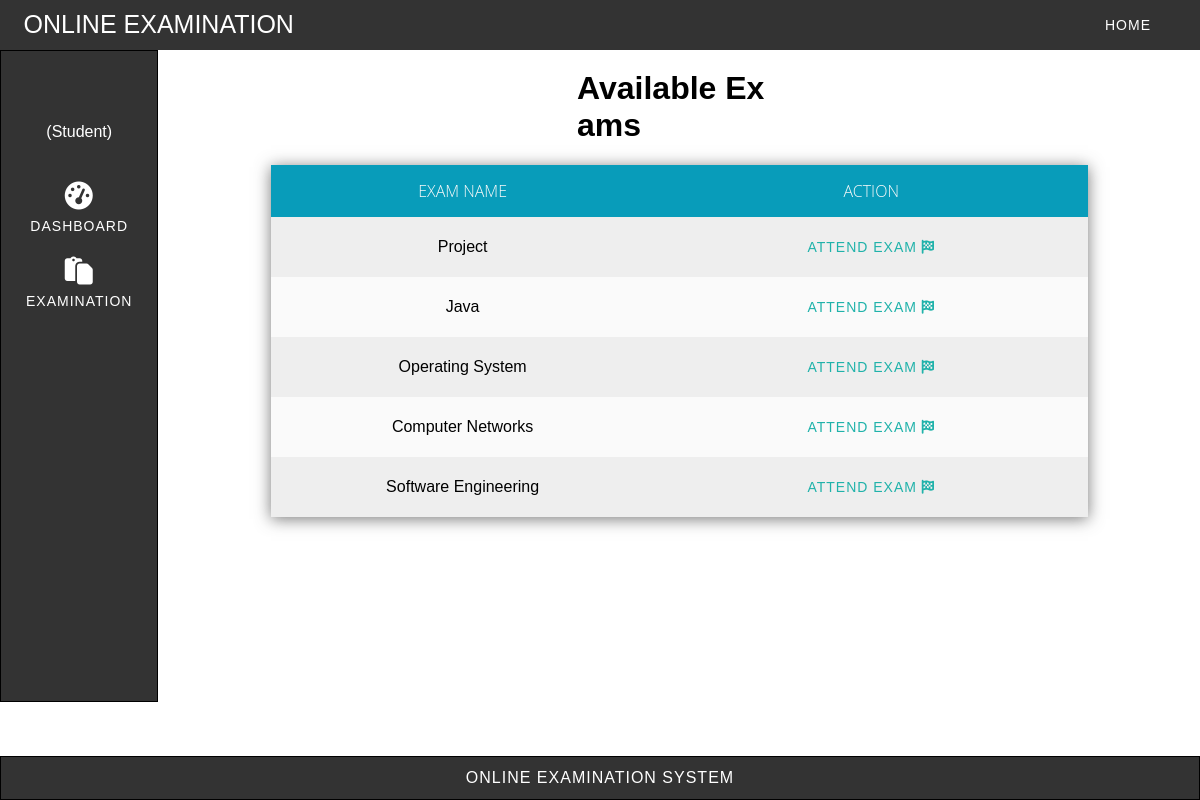
The app's page /exam/student_available_exams/ with its own data.
### exam/models.py (models this page shows, shortened)
class Course(models.Model):
    coursename = models.CharField(max_length=20)
    time = models.IntegerField(default=1)
    negative_marking = models.FloatField()
    date = models.DateField()
    scheduled_exam_time=models.TimeField()

### exam/views.py (the view)
# urls.py: path('student_available_exams/',student_available_exams),
def student_available_exams(request):
    course_list = list(Course.objects.all())
    res = render(request, 'exam/student_available_exams.html',
                 {'courses': course_list})
    return res

### templates/exam/student_available_exams.html (shortened to what this page needs)
<!DOCTYPE html>
<html lang="en">
<head>
    <link rel="stylesheet" href="/static/css/student_available_exams.css">
</head>
<body>
    <div id="main">
        <div id="navbar">
            <nav>
                <div class="logo">Online Examination</div>
                <ul class="menu-area">
                    <li><a href="http://localhost:8000/">Home</a></li>
                </ul>
            </nav>
        </div>
        <div id="center">
            <div id="left">
                <aside>
                    <br>
                    <div id="user-information">
                        <div>(Student)</div>
                    </div>
                    <br>
                    <ul id="left-menu">
                        <li><a href="http://localhost:8000/exam/student_after_login/"><i
                                    class="fa-solid fa-gauge-high fa-2x"></i> <br> Dashboard</a></li>
                        <br>
                        <li><a href="http://localhost:8000/exam/student_available_exams/"><i
                                    class="fa-solid fa-paste fa-2x"></i> <br> Examination</a></li>
                        <br>
                    </ul>
                </aside>
            </div>
            <div id="right">
                <div id="content">
                    <h1>Available Exams</h1>
                    <table>
                        <tr>
                            <th>Exam Name</th>
                            <th>Action</th>
                        </tr>
                        {% for course in courses%}
                        <tr>
                            <td> {{course.coursename}} </td>
                            <td>
                                <a href="http://localhost:8000/exam/student_exam_instructions?course={{course.coursename}}">Attend Exam <i class="fa-solid fa-flag-checkered"></i></a>
                            </td>
                        </tr>
                        {%endfor%}
                    </table>
                </div>
            </div>
        </div>
        <div id="footer">
            <div id="footer-text">
                Online Examination System
            </div>
        </div>
    </div>
</body>
</html>

### static/css/student_available_exams.css (style rules this page uses)
* { margin: 0; padding: 0; outline: 0; box-sizing: border-box; }
body { font-family: sans-serif; }
#main { position: relative; display: flex; flex-direction: column; height: 100%; }
#navbar { position: sticky; top: 0%; width: 100%; z-index: 10; }
nav { margin: 0 auto; padding: 10px 0; background: #333; text-align: right; padding-right: 2%; }
.logo { width: 35%; float: left; text-transform: uppercase; color: #fff; font-size: 25px; text-align: left; padding-left: 2%; }
.menu-area li { display: inline-block; }
li a { text-decoration: none; }
li { list-style-type: none; }
a { color: #fff; font-weight: 300; letter-spacing: 1px; text-transform: uppercase; display: block; padding: 0 25px; font-size: 14px; line-height: 30px; z-index: 1; }
#center { display: flex; flex-direction: row; height: 652px; margin-bottom: 3.3%; }
#left { width: min-content; }
#left li a { line-height: 25px; }
aside { border: 1px solid black; height: 100%; color: white; margin: 0 auto; padding: 30px 0; background: #333; z-index: -1; text-align: center; }
#user-information { line-height: 25px; margin: 20px; }
#right { padding: 10px; display: flex; flex-direction: row; width: 100%; }
#content { word-break: break-all; width: 100%; position: relative; }
#content a { color: lightseagreen; text-decoration: none; }
h1 { margin: 1% 40%; }
table { width: 80%; border-collapse: collapse; border-spacing: 0; box-shadow: 0 2px 15px rgba(64, 64, 64, .7); overflow: hidden; margin-left: 10%; margin-right: 10%; margin-top: 2%; }
td, th { padding: 15px 20px; text-align: center; }
th { background-color: rgb(8, 156, 186); color: #fafafa; font-family: 'Open Sans', Sans-serif; font-weight: 200; text-transform: uppercase; }
tr { width: 100%; background-color: #fafafa; font-family: 'Montserrat', sans-serif; }
tr:nth-child(even) { background-color: #eeeeee; }
#footer { position: fixed; bottom: 0px; width: 100%; z-index: 10; }
#footer-text { border: 1px solid black; color: white; margin: 0 auto; padding: 1% 0; background: #333; text-align: center; letter-spacing: 1px; text-transform: uppercase; }

### records on screen
Course: coursename "Project"
Course: coursename "Java"
Course: coursename "Operating System"
Course: coursename "Computer Networks"
Course: coursename "Software Engineering"
